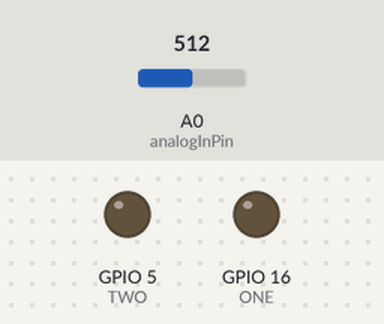
The sketch below on a simulated ESP8266 (NodeMCU). On the bench: output pins drawn as LEDs (lit = HIGH). Inputs (shaded band) come from the test bench; at power-on: A0 (analogInPin) = 512. WiFi joins after 1.5 s; servers stay silent unless stated; EEPROM starts erased; what the sketch prints to the serial monitor is not drawn.

Above: at 0.8 s.
At 2.8 s:
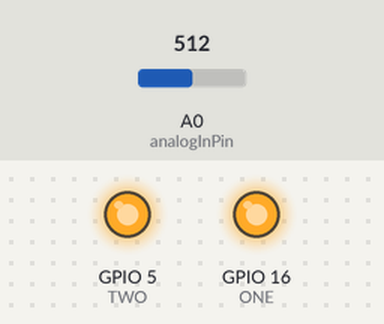
At 5.2 s:
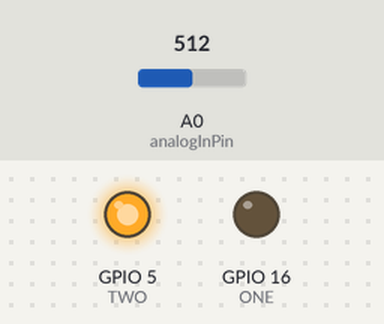
At 7.5 s:
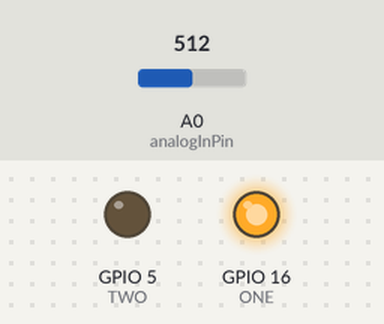
Timing chart, 0 to 9.3 s (numbered marks = the images above):
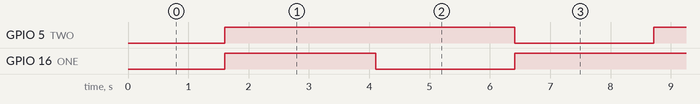

Measured:
- by itself, GPIO 5 (TWO): alternates HIGH for 4.8 s and LOW for 2.3 s
- by itself, GPIO 16 (ONE): repeats every 7.1 s: LOW 2.3 s, HIGH 4.8 s
- by itself, everything shown: repeats every 7.1 s, in 3 steps

The sketch:

NODEMCU_CODIGO_PROTOTIPO.ino.ino
```cpp
#include "ThingSpeak.h"
#include "ESP8266WiFi.h"
#include <DFRobot_EC.h>
#include <EEPROM.h>

//GENERAL CONFIG
const unsigned long SECOND = 1000;
const unsigned long HOUR = 3600 * SECOND;
const int analogInPin = A0;

//WIFI CONFIG
WiFiClient client;
//char ssid[] = "INFINITUM6303_2.4";
//char pass[] = "UjV6s3ycyF";
char ssid[] = "AXTEL XTREMO-2187";
char pass[] = "037E2187";
int status = WL_IDLE_STATUS;

//unsigned long myChannelNumber = 1018851; //thingspeak Karim
//const char * myWriteAPIKey = "VXZQ9UM67S520JCF";

unsigned long myChannelNumber = 1040901; //thingspeak Javier
const char * myWriteAPIKey = "IZ7YEPJVW4GN6XE5";

//PH CONFIG
float calibration = .5; //0.46; //change this value to calibrate
int sensorValue = 0;
unsigned long int avgValue, avgValue_temp, avgValue_ph;
float b;
int temp, temp_temp, temp_ph, buf[10];

//SALINITY CONFIG
float voltage, ecValue, temperature = 25;
float salValue = 0;
unsigned long int avgvoltage;
DFRobot_EC ec;

// the setup function runs once when you press reset or power the board
void setup() {
  pinMode( 16, OUTPUT ); //ONE
  pinMode( 5, OUTPUT ); //TWO

  EEPROM.begin(256);
  Serial.begin( 115200 );
  WiFi.begin( ssid, pass );
  ThingSpeak.begin( client );
  ec.begin();
}

// the loop function runs over and over again forever
void loop() {

  while ( WiFi.status() != WL_CONNECTED )
  {
    delay( 200 );
    Serial.print( "." );
  }

  // TEMPERATURE AND PH SELECTOR ON
  digitalWrite( 5, HIGH );

  // TEMPERATURE LECTURE
  digitalWrite( 16, HIGH );

  delay( 1000 );

  for ( int i = 0; i < 50; i++ )
  {
    temp_temp = analogRead( analogInPin );
    avgValue_temp += temp_temp;
    delay( 30 );
  }
  float tempValue = ( float )avgValue_temp * 3.3 / 1024 / 5;
  avgValue_temp = 0;
  digitalWrite( 16, LOW );

  delay( 1000 );

  // PH LECTURE
  for ( int i = 0; i < 10; i++ )
  {
    buf[i] = analogRead( analogInPin );
    delay( 30 );
  }
  for ( int i = 0; i < 9; i++ )
  {
    for ( int j = i + 1; j < 10; j++ )
    {
      if ( buf[i] > buf[j] )
      {
        temp = buf[i];
        buf[i] = buf[j];
        buf[j] = temp;
      }
    }
  }
  avgValue = 0;
  for ( int i = 0; i < 10; i++ )
    avgValue += buf[i];
  float pHVol = ( float )avgValue * 3.3 / 1024 / 10;
  float phValue = 4.2424 * pHVol - calibration;

  delay( 1000 );


  // SALINITY SELECTOR ON
  digitalWrite( 5, LOW );

  // SALINITY LECTURE
  digitalWrite( 16, HIGH );
  delay( 1000 );

  for ( int i = 0; i < 50; i++ )
  {
    voltage = analogRead( analogInPin ); // read the voltage
    avgvoltage += voltage;
  }

    avgvoltage = avgvoltage / 1024.0 / 50 * 3300;
    Serial.println(avgvoltage);
    ecValue =  ec.readEC( avgvoltage, temperature );  // convert voltage to EC with temperature compensation
    Serial.println(ecValue);
    salValue = ( ( (ecValue) * 1000 ) / 2000 );
    ec.calibration(voltage, temperature); // calibration process by Serail CMD
    avgvoltage = 0;


  Serial.print( "PH_sensor: " );
  Serial.print( phValue, 1 );
  Serial.print( " ph  TEMPERATURE_sensor: " );
  Serial.print( tempValue, 2 );
  Serial.print( " °C  SALINITY_sensor: " );
  Serial.print( salValue, 3 );
  Serial.println( " ppm" );

  ThingSpeak.setField( 1, phValue );
  ThingSpeak.setField( 2, salValue );
  ThingSpeak.setField( 3, tempValue );
  ThingSpeak.writeFields( myChannelNumber, myWriteAPIKey );

  delay( 1000 );
  //delay( 5 * HOUR );  5 horas de espera para nueva medición
}
```
